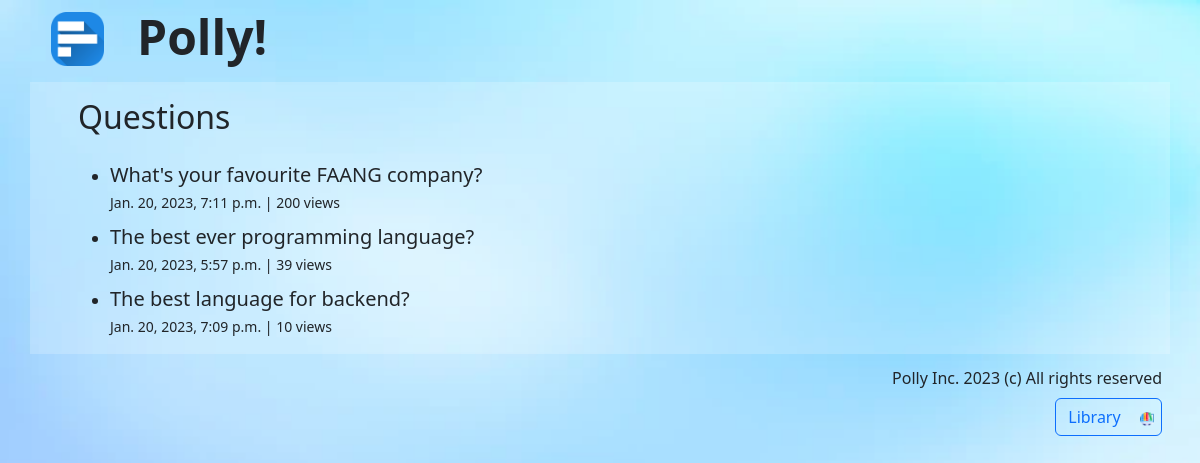
The page / on the database its author committed.
### polls/models.py (models this page shows, shortened)
class Question(models.Model):
    title = models.TextField(unique=True)
    views = models.IntegerField(default=0)
    pub_date = models.DateTimeField(default=timezone.now)
    class Meta:
        ordering = ['-pub_date']

### polls/views.py (the view)
# urls.py: path('', view=views.index, name='index'),
def index(request):
    questions = models.Question.objects.order_by('-views', '-pub_date')
    context = {
        'questions': questions
    }
    return render(request, template_name='polls/index.html', context=context)

### polls/templates/polls/index.html (shortened to what this page needs)
{% extends 'polls/base.html' %}
{% load static %}
{% block main %}
<div class="row mb-3 pt-2">
    <div class="col">
        <h2>Questions</h2>
    </div>
</div>
<div class="row">
    <div class="col">
        <ul>
            {% for question in questions %}
            <li class="mb-2">
                <div class="col fs-5">
                    <a href="{% url 'polls:detail' question.id %}" class="text-decoration-none text-dark hover-zoom">{{ question.title }}</a>
                </div>
                <div class="col">
                    <small>{{ question.pub_date }} | {{ question.views }} view{{ question.views|pluralize }}</small>
                </div>
            </li>
            {% endfor %}
        </ul>
    </div>
</div>
{% endblock %}

### polls/static/polls/css/main.css (style rules this page uses)
body { background-image: url('../img/bg.webp'); background-size: cover; }
.hover-zoom { transition: font-size .5s ease; }

### rows shown on the page
Question: title "What's your favourite FAANG company?", pub_date "Jan. 20, 2023, 7:11 p.m.", views "200"
Question: title "The best ever programming language?", pub_date "Jan. 20, 2023, 5:57 p.m.", views "39"
Question: title "The best language for backend?", pub_date "Jan. 20, 2023, 7:09 p.m.", views "10"
